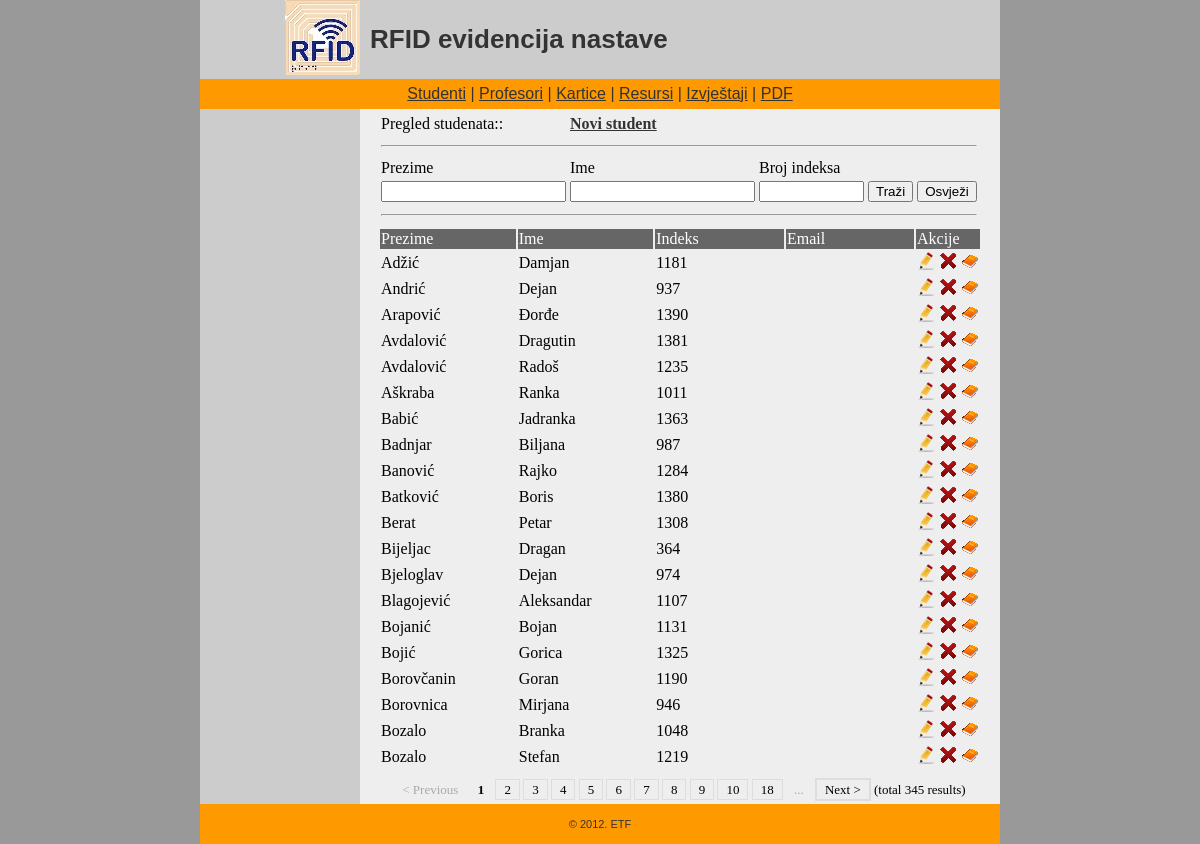
The app's page /?page=student with its own data.
### tables this page shows
CREATE TABLE IF NOT EXISTS `student` (
  `id` int(11) NOT NULL AUTO_INCREMENT,
  `prezime` varchar(50) DEFAULT NULL,
  `ime` varchar(50) DEFAULT NULL,
  `br_indeks` varchar(20) DEFAULT NULL,
  `email` varchar(100) DEFAULT NULL,
  PRIMARY KEY (`id`)
);

### pages/student.inc.php (the view, shortened to what this page needs)
<?php
  include "incl/data.inc.php";
  $sqlQuery = "SELECT * FROM student WHERE 1";
  $prezime = "";
  $ime = "";
  $br_indeksa = "";
  $totalresult = mysql_num_rows(mysql_query($sqlQuery));
  $maxRows_comp = 20;
  $pageNum_comp = 0;
  $startRow_comp = $pageNum_comp * $maxRows_comp;
  $sqlQueryLimit = sprintf("%s LIMIT %d, %d", $sqlQuery, $startRow_comp, $maxRows_comp);
  $row_comp = mysql_query($sqlQueryLimit);
?>
<form action="" method="post" name="myform">
<table border="0">
<tr>
    <td>Pregled studenata::</td>
    <td colspan="3" align="left"><a href="?page=student_new"><strong>Novi student</strong></a></td>
</tr>
<tr>
    <td colspan="4"><hr></td>
</tr>
<tr>
    <td>Prezime</td>
    <td>Ime</td>
    <td>Broj indeksa</td>
</tr>
<tr>
    <td><input type="text" name="pStudenta" value="<? echo $prezime ?>" size="20"></td>
    <td><input type="text" name="iStudenta" value="<? echo $ime ?>" size="20"></td>
    <td><input type="text" name="brIndStudenta" value="<? echo $br_indeksa ?>" size="10"></td>
    <td align="left"><input type="submit" name="filter" value="Traži"> <input type="submit" name="osvjezi" value="Osvježi"></td>
</tr>
<tr>
    <td colspan="4"><hr></td>
</tr>
</table>
<table border="0" id="students">
<tr id="header">
    <td width="150">Prezime</td>
    <td width="150">Ime</td>
    <td width="150">Indeks</td>
    <td width="150">Email</td>
    <td colspan="3">Akcije</td>
</tr>
<? while($red = mysql_fetch_assoc($row_comp)) { ?>
<tr>
    <td><? echo $red['prezime'] ?></td>
    <td><? echo $red['ime'] ?></td>
    <td><? echo $red['br_indeks'] ?></td>
    <td><? echo $red['email'] ?></td>
    <td><a href="?page=student_edit&id=<? echo $red['id'] ?>"><img src="images/edit-icon.png" title="Izmjena"></a></td>
    <td><a href="?page=student_delete&id=<? echo $red['id'] ?>"><img src="images/Delete2.gif" title="Brisanje"></a></td>
    <td><a href="?page=student_prisustvo&id= <? echo $red['id'] ?>"><img src="images/book_prisustvo.gif" title="Prisustvo"></a></td>
</tr>
<? } ?>
<tr>
	<td colspan="10"><? $dbManip->doPages(20,'?page=student','',$totalresult); ?></td>
</tr>
</table>
</form>

### index.php (shortened to what this page needs)
<!DOCTYPE html>
<html>
  <head>
    <link rel="stylesheet" type="text/css" href="css/styles.css" >
  </head>
  <body bgcolor="#999999" leftmargin="0" topmargin="0" marginwidth="0" marginheight="0">
    <table width="800" cellspacing="0" cellpadding="0" border="0" align="center">
      <tr>
        <td bgcolor="#CCCCCC" align="right" width="20%"><a href="index.php"><img src="images/rfid_logo1.jpg" alt=""></a></td>
        <td style="padding-left:10px" bgcolor="#CCCCCC" class="logo" height="75" align="left">
          RFID evidencija nastave</td>
      </tr>
      <tr>
        <td height="22" colspan="2" bgcolor="#999999">
          <table width="100%" cellspacing="0" cellpadding="0" border="0">
            <tr>
              <td height="30" bgcolor="#FF9900" class="menu" align="center">
                <a href="?page=student">Studenti</a> |
                <a href="?page=profesor">Profesori</a> |
                <a href="?page=kartice">Kartice</a> |
                <a href="?page=resursi">Resursi</a> |
                <a href="?page=nastava">Izvještaji</a> |
                <a href="?page=pdf">PDF</a>
              </td>
            </tr>
          </table>
        </td>
      </tr>
    </table>
    <table width="800" cellspacing="0" cellpadding="0" border="0" align="center">
      <tr>
        <td bgcolor="#CCCCCC" height="250" valign="top" width="160">
          <table width="160" cellspacing="0" cellpadding="8" border="0">
            <tr>
              <td class="text">&nbsp;
              </td>
            </tr>
          </table>
        </td>
        <td bgcolor="#eeeeee" height="250" valign="top">
          <table width="610" align="center" border="0">
            <tr>
              <td>
                <?php
                if (isset($_GET['page']) && file_exists("pages" . DIRECTORY_SEPARATOR . $_GET['page'] . ".inc.php")) {
                  include ("pages" . DIRECTORY_SEPARATOR . $_GET['page'] . ".inc.php");
                } else {
                  echo "<h2>ETF RFID evidencija nastave</h2>";
                }
                ?>
              </td>
            </tr>
          </table>
        </td>
      </tr>
    </table>
    <table width="800" cellspacing="0" cellpadding="0" height="40" border="0" align="center">
      <tr>
        <td bgcolor="#FF9900" height="24" class="text" align="center"> &copy; 2012. ETF</td>
      </tr>
    </table>
  </body>
</html>

### incl/data.inc.php (shortened to what this page needs)
<?php
class DataManipulation
{
	function check_integer($which) {
		return false;
	}
	function get_current_page() {
		if(($var=$this->check_integer('p'))) {
			return $var;
		} else {
			return 1;
		}
	}
	function doPages($page_size, $thepage, $query_string, $total=0) {
		$index_limit = 10;
		$query='';
		$current = $this->get_current_page();
		$total_pages=ceil($total/$page_size);
		$start=max($current-intval($index_limit/2), 1);
		$end=$start+$index_limit-1;
		echo '
	<div class="paging">';
		if($current==1) {
			echo '<span class="prn">< Previous</span> ';
		} else {
			$i = $current-1;
			echo '<a class="prn" title="go to page '.$i.'" rel="nofollow" href="'.$thepage.'&p='.$i.$query.'">< Previous</a> ';
			echo '<span class="prn">...</span> ';
		}
		for ($i = $start; $i <= $end && $i <= $total_pages; $i++){
			if($i==$current) {
				echo '<span>'.$i.'</span> ';
			} else {
				echo '<a title="go to page '.$i.'" href="'.$thepage.'&p='.$i.$query.'">'.$i.'</a> ';
			}
		}
		if($total_pages > $end){
			$i = $total_pages;
			echo '<a title="go to page '.$i.'" href="'.$thepage.'&p='.$i.$query.'">'.$i.'</a> ';
		}
		if($current < $total_pages) {
			$i = $current+1;
			echo '<span class="prn">...</span> ';
			echo '<a class="prn" title="go to page '.$i.'" rel="nofollow" href="'.$thepage.'&p='.$i.$query.'">Next ></a> ';
		} else {
			echo '<span class="prn">Next ></span> ';
		}
		if ($total != 0){
			echo '(total '.$total.' results)</div> ';
		}
	}
}
?>

### css/styles.css (style rules this page uses)
table#students #header { background-color:#666666; color:#FFFFFF; }
a:link { color: #333333; text-decoration: underline }
.logo { font-family: Verdana, Arial, Helvetica, sans-serif; font-size: 26px; font-weight: bold; color: #333333 }
.menu { font-family: Verdana, Arial, Helvetica, sans-serif; font-size: 16px; color: #333333 }
.text { font-family: Verdana, Arial, Helvetica, sans-serif; font-size: 11px; color: #333333 }
.paging { padding:10px 0px 0px 0px; text-align:center; font-size:13px; }
.paging a, .paging span { padding:2px 8px 2px 8px; }
.paging span { font-weight:bold; color:#000; font-size:13px; }
.paging a { color:#000; text-decoration:none; border:1px solid #dddddd; }
.paging span.prn { font-size:13px; font-weight:normal; color:#aaa; }
.paging a.prn { border:2px solid #dddddd; }

### records on screen
student: prezime "Adžić", ime "Damjan", br_indeks "1181"
student: prezime "Andrić", ime "Dejan", br_indeks "937"
student: prezime "Arapović", ime "Ðorđe", br_indeks "1390"
student: prezime "Avdalović", ime "Dragutin", br_indeks "1381"
student: prezime "Avdalović", ime "Radoš", br_indeks "1235"
student: prezime "Aškraba", ime "Ranka", br_indeks "1011"
student: prezime "Babić", ime "Jadranka", br_indeks "1363"
student: prezime "Badnjar", ime "Biljana", br_indeks "987"
student: prezime "Banović", ime "Rajko", br_indeks "1284"
student: prezime "Batković", ime "Boris", br_indeks "1380"
student: prezime "Berat", ime "Petar", br_indeks "1308"
student: prezime "Bijeljac", ime "Dragan", br_indeks "364"
student: prezime "Bjeloglav", ime "Dejan", br_indeks "974"
student: prezime "Blagojević", ime "Aleksandar", br_indeks "1107"
student: prezime "Bojanić", ime "Bojan", br_indeks "1131"
student: prezime "Bojić", ime "Gorica", br_indeks "1325"
student: prezime "Borovčanin", ime "Goran", br_indeks "1190"
student: prezime "Borovnica", ime "Mirjana", br_indeks "946"
student: prezime "Bozalo", ime "Branka", br_indeks "1048"
student: prezime "Bozalo", ime "Stefan", br_indeks "1219"

### other values on screen
$i "18"
$total "345"
